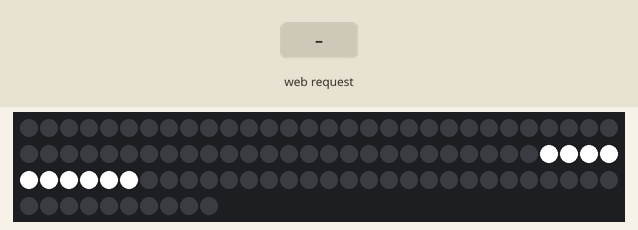
The sketch below on a simulated ESP8266 (NodeMCU). Parts: 100 RGB LEDs in strip order, left to right, continuing on the next row. Inputs (shaded band) come from the test bench. WiFi joins after 1.5 s; servers stay silent unless stated.

Above: at 2.1 s.
3.8 s: HTTP request GET /test received
At 4.6 s:
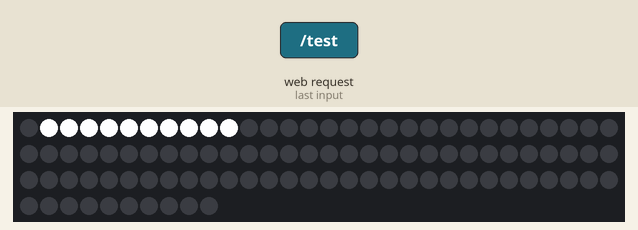
At 5.6 s:
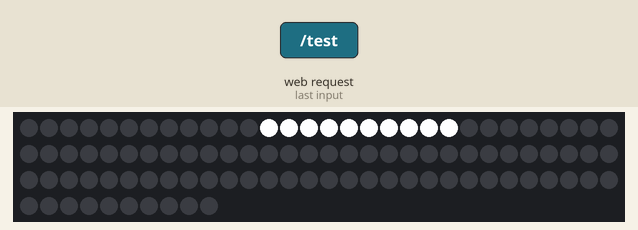
Timing chart, 0 to 7.1 s (numbered marks = the images above; inputs shaded):
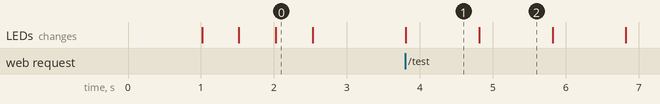

The sketch:

leds.ino
```cpp
#define FASTLED_ALLOW_INTERRUPTS 0

#include <FastLED.h>
#include <ESP8266WiFi.h>
#include <ESP8266WebServer.h>

#define LED_MAX 100
#define NUM_MAX 11
CRGB leds[LED_MAX];
CRGB colors[8] = { 0x000000, 0x0000FF, 0xFF0000, 0xFF00FF,
    0x00FF00, 0x00FFFF, 0xFFFF00, 0xFFFFFF };
int nums[NUM_MAX + 1];

const char* ssid = "Anton2";  // SSID
const char* password = "02111958"; // пароль
ESP8266WebServer server(80);

char* test_leds[] = { "7-1-2-3-4-5-6-7-8-9-10-11"
  , "7-12-13-14-15-16-17-18-19-20-21-22", "7-23-24-25-26-27-28-29-30-31-32-33"
  , "7-34-35-36-37-38-39-40-41-42-43-44", "7-45-46-47-48-49-50-51-52-53-54-55"
  , "7-56-57-58-59-60-61-62-63-64-65-66", "7-67-68-69-70-71-72-73-74-75-76-77"
  , "7-78-79-80-81-82-83-84-85-86-87-88", "7-89-90-91-92-93-94-95-96-97-98-99"
  };

void handle_test() {
    server.send(200, "text/plain", "");
    for (byte i = 0; i < 9; i++) {
        apply(test_leds[i]);
        delay(1000);
    }
    apply("");
}

void split(char* s) {
    if (s[0] == 0) {
        nums[0] = -1;
        return;
    }

    int i,j;
    char* ss = &s[0];

    for (i = 0, j = 0; s[i] != 0 && j < NUM_MAX-1; i++) {
        if (s[i] != '-') continue;

        s[i] = 0;
        nums[j] = atoi(ss);
        s[i] = '-';
        ss = &s[i+1];
        j++;
    }
    nums[j] = atoi(ss);
    nums[j+1] = -1;
}

void show() {
    FastLED.show();
}

void apply(char* s) {
    split(s);

    bool on_leds[LED_MAX];
    for (byte i = 0; i < LED_MAX; i++) {
        on_leds[i] = false;
    }

    for (byte i = 0; i < NUM_MAX && nums[i] > -1; i++) {
        if (i == 0) continue;
        on_leds[nums[i]] = true;
    }

    for (byte i = 0; i < LED_MAX; i++) {
        if (on_leds[i]) continue;

        leds[i] = colors[0];
    }
    show();

    if (nums[0] < 0 || nums[1] < 0) return;

    CRGB color = colors[nums[0] > 7 ? 7 : nums[0]];
    for (byte i = 1; nums[i] > -1; i++) {
        leds[nums[i]] = color;
    }
    show();
}

void handle_leds() {
    String s = server.arg("q");
    char ca[(NUM_MAX + 2) * 3];
    s.toCharArray(ca, sizeof(ca));
    apply(ca);
    server.send(200, "text/plain", ca);
}

void handle_ping() {
    server.send(200, "text/plain", "");
}

void setup() {
    FastLED.addLeds<NEOPIXEL, D8>(leds, LED_MAX);
    Serial.begin(9600);
    delay(1000);

    FastLED.clear(true);
    show();

    WiFi.begin(ssid, password);
    for (int i = 0; i < 32767 && WiFi.status() != WL_CONNECTED; i++) {
        apply(test_leds[(i % 3) + 3]);
        delay(500);
    }

    server.on("/leds", handle_leds);
    server.on("/ping", handle_ping);
    server.on("/test", handle_test);
    server.begin();

    apply("");
}

void loop() {
    server.handleClient();
}
```

Measured:
- after the input at 3.8 s, the LEDs: change at once (image 1)
- what the display in image 1 shows lasts 1.0 s, from 3.8 s to 4.8 s
